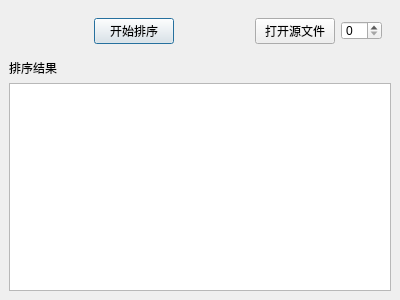
<?xml version="1.0" encoding="UTF-8"?>
<ui version="4.0">
 <class>MainWindow</class>
 <widget class="QMainWindow" name="MainWindow">
  <property name="geometry">
   <rect>
    <x>0</x>
    <y>0</y>
    <width>400</width>
    <height>300</height>
   </rect>
  </property>
  <property name="minimumSize">
   <size>
    <width>400</width>
    <height>300</height>
   </size>
  </property>
  <property name="maximumSize">
   <size>
    <width>400</width>
    <height>300</height>
   </size>
  </property>
  <property name="windowTitle">
   <string>MainWindow</string>
  </property>
  <widget class="QWidget" name="centralwidget">
   <layout class="QVBoxLayout" name="verticalLayout">
    <item>
     <widget class="QWidget" name="widget" native="true">
      <layout class="QHBoxLayout" name="horizontalLayout">
       <item>
        <spacer name="horizontalSpacer_2">
         <property name="orientation">
          <enum>Qt::Horizontal</enum>
         </property>
         <property name="sizeHint" stdset="0">
          <size>
           <width>40</width>
           <height>20</height>
          </size>
         </property>
        </spacer>
       </item>
       <item>
        <widget class="QPushButton" name="btnSort">
         <property name="text">
          <string>开始排序</string>
         </property>
         <property name="checkable">
          <bool>false</bool>
         </property>
         <property name="default">
          <bool>true</bool>
         </property>
         <property name="flat">
          <bool>false</bool>
         </property>
        </widget>
       </item>
       <item>
        <spacer name="horizontalSpacer">
         <property name="orientation">
          <enum>Qt::Horizontal</enum>
         </property>
         <property name="sizeHint" stdset="0">
          <size>
           <width>40</width>
           <height>20</height>
          </size>
         </property>
        </spacer>
       </item>
       <item>
        <widget class="QPushButton" name="btnEdit">
         <property name="text">
          <string>打开源文件</string>
         </property>
        </widget>
       </item>
       <item>
        <widget class="QSpinBox" name="spinBox">
         <property name="maximumSize">
          <size>
           <width>16777215</width>
           <height>19</height>
          </size>
         </property>
         <property name="wrapping">
          <bool>false</bool>
         </property>
         <property name="readOnly">
          <bool>false</bool>
         </property>
         <property name="accelerated">
          <bool>false</bool>
         </property>
         <property name="showGroupSeparator" stdset="0">
          <bool>false</bool>
         </property>
         <property name="prefix">
          <string/>
         </property>
        </widget>
       </item>
      </layout>
     </widget>
    </item>
    <item>
     <widget class="QLabel" name="label">
      <property name="text">
       <string>排序结果</string>
      </property>
     </widget>
    </item>
    <item>
     <widget class="QTextBrowser" name="textBrowser"/>
    </item>
   </layout>
  </widget>
 </widget>
 <resources/>
 <connections/>
</ui>
